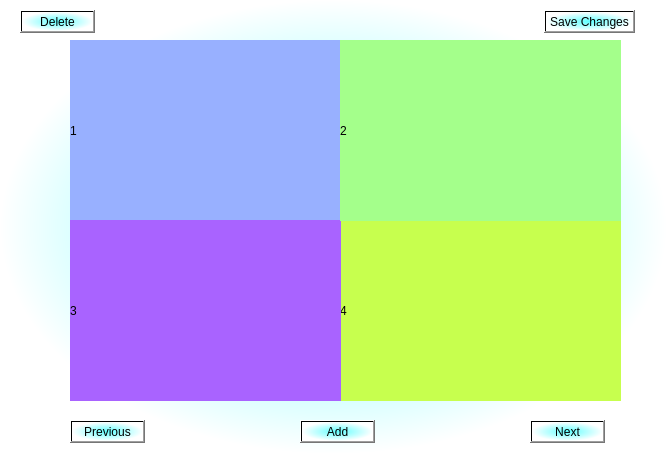
<?xml version="1.0" encoding="UTF-8"?>
<ui version="4.0">
 <class>ComplexList</class>
 <widget class="QDialog" name="ComplexList">
  <property name="geometry">
   <rect>
    <x>0</x>
    <y>0</y>
    <width>667</width>
    <height>454</height>
   </rect>
  </property>
  <property name="windowTitle">
   <string> Complex Image</string>
  </property>
  <property name="styleSheet">
   <string notr="true">background-color: qradialgradient(spread:pad, cx:0.5, cy:0.5, radius:0.5, fx:0.5, fy:0.5, stop:0 rgba(95, 255, 255, 255), stop:1 rgba(255, 255, 255, 255));</string>
  </property>
  <widget class="QLabel" name="Img1">
   <property name="geometry">
    <rect>
     <x>70</x>
     <y>40</y>
     <width>271</width>
     <height>181</height>
    </rect>
   </property>
   <property name="styleSheet">
    <string notr="true">background-color: rgb(152, 176, 255);</string>
   </property>
   <property name="text">
    <string>1</string>
   </property>
  </widget>
  <widget class="QLabel" name="Img4">
   <property name="geometry">
    <rect>
     <x>340</x>
     <y>220</y>
     <width>281</width>
     <height>181</height>
    </rect>
   </property>
   <property name="styleSheet">
    <string notr="true">background-color: rgb(199, 255, 78);</string>
   </property>
   <property name="text">
    <string>4</string>
   </property>
  </widget>
  <widget class="QLabel" name="Img3">
   <property name="geometry">
    <rect>
     <x>70</x>
     <y>220</y>
     <width>271</width>
     <height>181</height>
    </rect>
   </property>
   <property name="styleSheet">
    <string notr="true">background-color: rgb(169, 99, 255);</string>
   </property>
   <property name="text">
    <string>3</string>
   </property>
  </widget>
  <widget class="QLabel" name="Img2">
   <property name="geometry">
    <rect>
     <x>340</x>
     <y>40</y>
     <width>281</width>
     <height>181</height>
    </rect>
   </property>
   <property name="styleSheet">
    <string notr="true">background-color: rgb(164, 255, 139);</string>
   </property>
   <property name="text">
    <string>2</string>
   </property>
  </widget>
  <widget class="QPushButton" name="Previous">
   <property name="geometry">
    <rect>
     <x>70</x>
     <y>420</y>
     <width>75</width>
     <height>23</height>
    </rect>
   </property>
   <property name="text">
    <string>Previous</string>
   </property>
  </widget>
  <widget class="QPushButton" name="AddComplex">
   <property name="geometry">
    <rect>
     <x>300</x>
     <y>420</y>
     <width>75</width>
     <height>23</height>
    </rect>
   </property>
   <property name="text">
    <string>Add</string>
   </property>
  </widget>
  <widget class="QPushButton" name="Next">
   <property name="geometry">
    <rect>
     <x>530</x>
     <y>420</y>
     <width>75</width>
     <height>23</height>
    </rect>
   </property>
   <property name="text">
    <string>Next</string>
   </property>
  </widget>
  <widget class="QPushButton" name="Delete">
   <property name="geometry">
    <rect>
     <x>20</x>
     <y>10</y>
     <width>75</width>
     <height>23</height>
    </rect>
   </property>
   <property name="text">
    <string>Delete</string>
   </property>
  </widget>
  <widget class="QPushButton" name="SaveChanges">
   <property name="geometry">
    <rect>
     <x>544</x>
     <y>10</y>
     <width>91</width>
     <height>23</height>
    </rect>
   </property>
   <property name="text">
    <string>Save Changes</string>
   </property>
  </widget>
 </widget>
 <resources/>
 <connections/>
</ui>
